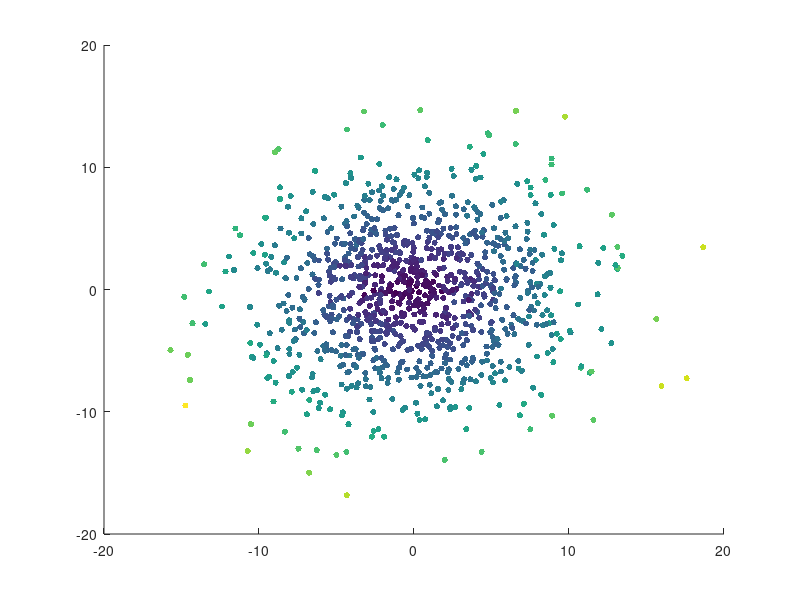

MATLAB code for this plot:
%% pancake-cigar, Hamish Dickson 24/01/2015

%
%% implementation 2 - a random walk
%

%
% ok, so what happens here is particles all start out close, with a gaussian distribution of momenta (they are still
% all the same mass, call that one, so the momentum is proportional to the velocity). When they are close, they are
% more likely to collide with another particle and change direction, so this model assumes
% 1) particles are more likely to change direction if they are close to the center
% 2) the new momentum ~ old momentum + gaussian "walk" (ie perturbation)
%

%
% note: I'm aware this doesn't really fit with a strict definition of a random walk (ie it's not that random), but it's
% how I came to think about this model
% 

%% Initialization
clear ; close all; clc

AXIS_SCALE = [-20 20 -20 20];
PARTICLES = 1000;
SQUISH = 100;
TIME_INCREMENT = 0.001;

%% first off - start with a ball - how would a ball expand?

p_x = randn(PARTICLES, 1);
p_y = randn(PARTICLES, 1) / SQUISH;
%p_y = randn(PARTICLES, 1);

% so, every particle has a velocity to start with
u_x = randn(PARTICLES,1);
u_y = randn(PARTICLES,1);

c = sqrt(u_x.^2 + u_y.^2);

%% initial state
scatter(p_x, p_y, 20, c, 'filled')
axis (AXIS_SCALE);
hold on;

pause (1);

p_x = u_x * TIME_INCREMENT + p_x;
p_y = u_y * TIME_INCREMENT + p_y;

clf;
scatter(p_x, p_y, 20, c, 'filled')
axis (AXIS_SCALE);

pause (1);

% after each time chunk, each particle has a probablity that it will "walk". The probablity is based on
% how dense the material around it is (the denser the material - the more likely it is to have a walk)

% lets assume the size of the walk is the same (we're dealing with very high evergy plasmers here)

% guess - probability of walk = 1 / sqrt((p_x / SQUISH).^2 + p_y.^2) ie the closer in it is, the more dense
% the material

count = 0;

for t=1:5000
	count++;

	% if it's on the y axis, pretend it's actually further away - ie it will be in a region of lower
	% density, so it will perturbate less
	prob = (1 / sqrt((p_x).^2 + (p_y * SQUISH).^2))';

	u_x = u_x + (prob .* randn(PARTICLES,1)); % old speed + some random perturbation
	u_y = u_y + (prob .* randn(PARTICLES,1));

	p_x = u_x * TIME_INCREMENT + p_x;
	p_y = u_y * TIME_INCREMENT + p_y;

	% print every 100th one
	if count == 1000
		count = 0;

		% ie the magnitude of the speed
		% red = hot
		% blue = cold
		c = sqrt(u_x.^2 + u_y.^2); 

		clf;
		scatter(p_x, p_y, 20, c, 'filled')
		axis (AXIS_SCALE);

		pause (1);
	end
end
